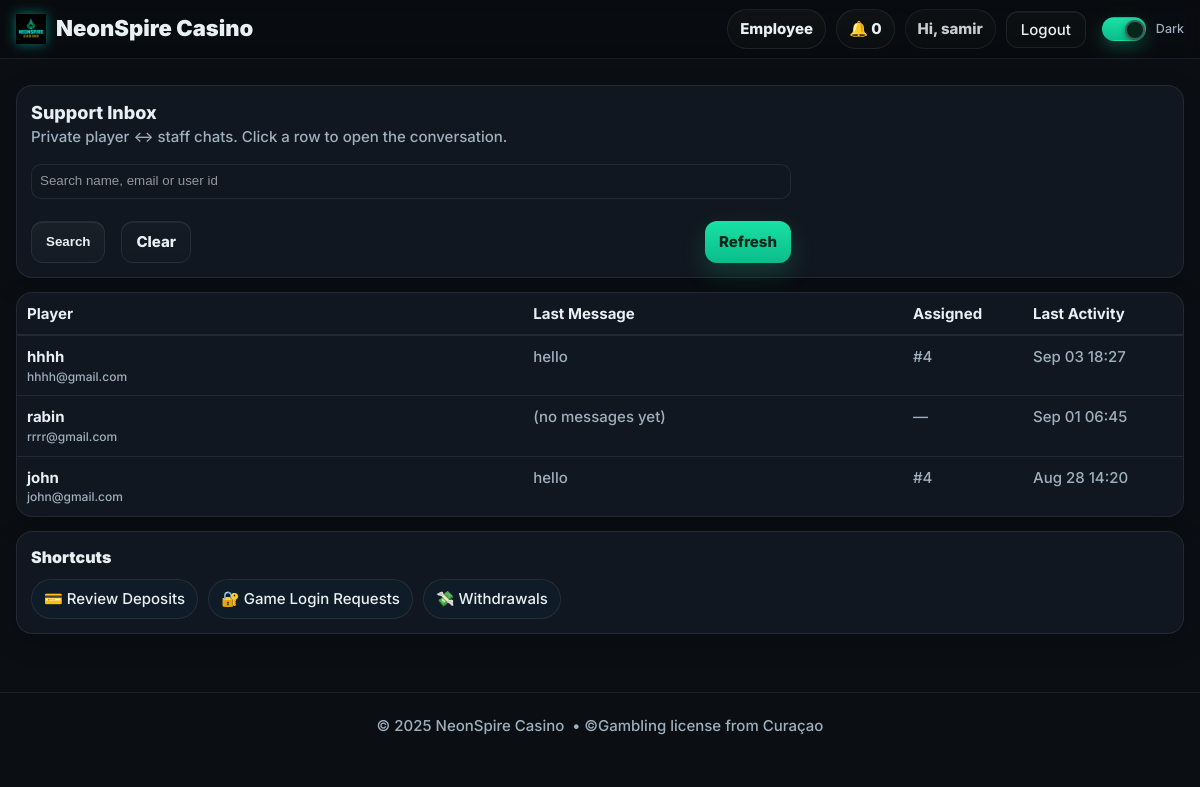
Before: /chat/inbox (signed in) with the older database file.
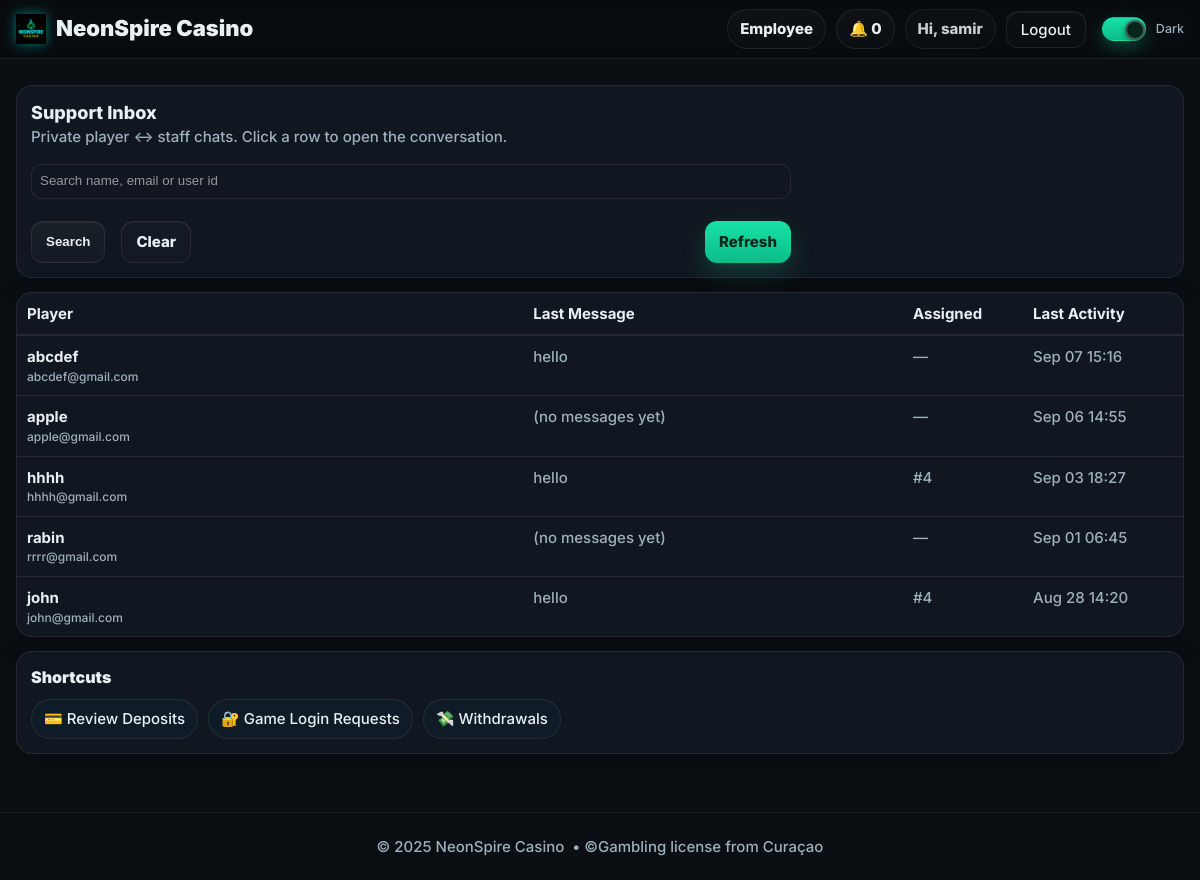
After: the same page with the newer database file.
### models.py (models this page shows, shortened)
class User(db.Model, UserMixin):
    __tablename__ = "users"
    id = db.Column(db.Integer, primary_key=True)
    name = db.Column(db.String(120), nullable=False)
    email = db.Column(db.String(255), unique=True, nullable=False, index=True)
    mobile = db.Column(db.String(24), nullable=True, index=True)  # E.164
    password_hash = db.Column(db.String(255), nullable=False)
    role = db.Column(db.String(20), nullable=False, default="PLAYER")  # PLAYER | EMPLOYEE | ADMIN
    email_verified = db.Column(db.Boolean, default=False, index=True)
    email_verified_at = db.Column(db.DateTime, nullable=True)
    promo_seen = db.Column(db.Boolean, default=False, index=True)
    created_at = db.Column(db.DateTime, default=datetime.utcnow)

class DMMessage(db.Model):
    __tablename__ = "dm_messages"
    id = db.Column(db.Integer, primary_key=True)
    thread_id = db.Column(db.Integer, db.ForeignKey("dm_threads.id"), nullable=False, index=True)
    sender_id = db.Column(db.Integer, db.ForeignKey("users.id"), nullable=False, index=True)
    sender_role = db.Column(db.String(20))  # PLAYER | EMPLOYEE | ADMIN
    body = db.Column(db.Text, nullable=False)
    created_at = db.Column(db.DateTime, default=datetime.utcnow, index=True)

class DMThread(db.Model):
    __tablename__ = "dm_threads"
    id = db.Column(db.Integer, primary_key=True)
    player_id = db.Column(db.Integer, db.ForeignKey("users.id"), nullable=False, index=True)
    employee_id = db.Column(db.Integer, db.ForeignKey("users.id"), nullable=True, index=True)
    status = db.Column(db.String(16), default="OPEN", index=True)  # OPEN | CLOSED
    created_at = db.Column(db.DateTime, default=datetime.utcnow)
    updated_at = db.Column(db.DateTime, default=datetime.utcnow, onupdate=datetime.utcnow)
    last_msg_at = db.Column(db.DateTime, default=datetime.utcnow, index=True)

### chat_bp.py (the view, shortened to what this page needs)
@chat_bp.get("/inbox")
@login_required
def inbox():
    if not _is_staff():
        abort(403)
    term = (request.args.get("q") or "").strip()
    q = DMThread.query.filter_by(status="OPEN")
    threads = (q.order_by(desc(DMThread.last_msg_at), desc(DMThread.id))
                 .limit(300)
                 .all())
    threads_view = []
    for t in threads:
        player = db.session.get(User, t.player_id)
        last = (DMMessage.query
                .filter_by(thread_id=t.id)
                .order_by(DMMessage.id.desc())
                .first())
        threads_view.append({
            "thread_id": t.id,
            "status": t.status,
            "player_id": t.player_id,
            "player_name": (player.name if player and player.name else f"Player #{t.player_id}"),
            "player_email": (player.email if player else ""),
            "assigned_staff_id": t.employee_id,
            "last_msg_at": (t.last_msg_at or t.created_at),
            "last_msg_snippet": (last.body[:80] + ("…" if last and len(last.body) > 80 else "")) if last else "(no messages yet)",
        })
    return render_template("employee_chat.html", threads_view=threads_view, q=term)

### chat_bp.py (called while the page is built)
def _is_staff() -> bool:
    return current_user.is_authenticated and current_user.role in ("EMPLOYEE", "ADMIN")

### templates/employee_chat.html
{% extends "base.html" %}
{% block content %}
<div class="shell" style="margin-top:14px">
  <div class="panel">
    <div class="h3">Support Inbox</div>
    <div class="muted">Private player ↔ staff chats. Click a row to open the conversation.</div>
    <form method="get" action="{{ url_for('chat_bp.inbox') }}" style="margin-top:10px;display:flex;gap:8px;flex-wrap:wrap">
      <input class="input" type="text" name="q" value="{{ q or '' }}" placeholder="Search name, email or user id"
             style="min-width:260px;border:1px solid var(--stroke);border-radius:10px;padding:8px;background:var(--panel);color:var(--text)">
      <button class="btn">Search</button>
      <a class="btn btn-ghost" href="{{ url_for('chat_bp.inbox') }}">Clear</a>
      <a class="btn btn-primary" href="{{ url_for('chat_bp.inbox') }}" style="margin-left:auto">Refresh</a>
    </form>
  </div>
  <div class="panel" style="padding:0">
    <div style="display:grid;grid-template-columns: 1.6fr 1.2fr 120px 140px;gap:0;border-bottom:1px solid var(--stroke);padding:10px;font-weight:700">
      <div>Player</div>
      <div>Last Message</div>
      <div>Assigned</div>
      <div>Last Activity</div>
    </div>
    {% for row in threads_view %}
      <a href="{{ url_for('chat_bp.room', thread_id=row.thread_id) }}"
         style="display:grid;grid-template-columns: 1.6fr 1.2fr 120px 140px;gap:0;padding:10px;border-top:1px solid var(--stroke);text-decoration:none;color:inherit">
        <div>
          <div style="font-weight:700">{{ row.player_name }}</div>
          <div class="muted" style="font-size:12px">{{ row.player_email }}</div>
        </div>
        <div class="muted" title="{{ row.last_msg_snippet }}">{{ row.last_msg_snippet }}</div>
        <div class="muted">{% if row.assigned_staff_id %}#{{ row.assigned_staff_id }}{% else %}—{% endif %}</div>
        <div class="muted">
          {% if row.last_msg_at %}{{ row.last_msg_at.strftime('%b %d %H:%M') }}{% else %}—{% endif %}
        </div>
      </a>
    {% else %}
      <div style="padding:12px" class="muted">No open threads.</div>
    {% endfor %}
  </div>
  <div class="panel">
    <div class="section-head">
      <div class="section-title">Shortcuts</div>
    </div>
    <div class="chip-row">
      <a class="chip" href="{{ url_for('employeebp.deposits_list') }}">💳 Review Deposits</a>
      <a class="chip" href="{{ url_for('employeebp.requests_list') }}">🔐 Game Login Requests</a>
      <a class="chip" href="{{ url_for('employeebp.withdrawals_list') }}">💸 Withdrawals</a>
    </div>
  </div>
</div>
{% endblock %}

Changed rows visible on the page:
added User: player_name "abcdef", player_email "abcdef@gmail.com"
added DMMessage: last_msg_snippet "hello"
added DMThread: last_msg_at "Sep 07 15:16"
added User: player_name "apple", player_email "apple@gmail.com"
added DMThread: last_msg_at "Sep 06 14:55"
Other visible differences:
new list line: "(no messages yet) —"
